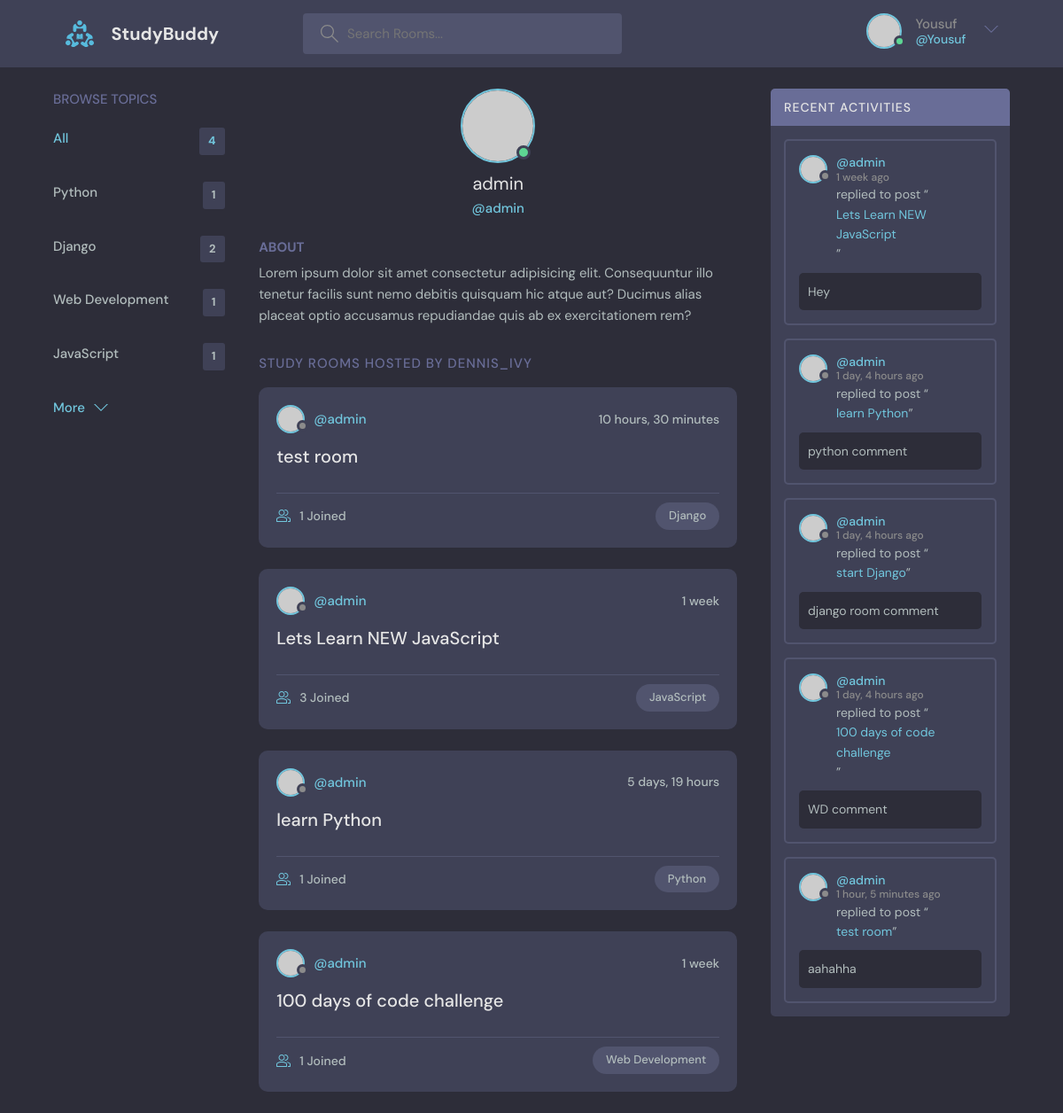
Page /profile/1 (signed in) on the committed database.
### base/models.py (models this page shows, shortened)
class Topic(models.Model):
    name = models.CharField(max_length=200)

class Room(models.Model):
    host = models.ForeignKey(User, on_delete=models.SET_NULL, null=True)
    topic = models.ForeignKey(Topic, on_delete=models.SET_NULL, null=True)
    name = models.CharField(max_length=200)
    description = models.TextField(null=True, blank=True)
    participants = models.ManyToManyField(User, related_name='participants', blank=True)
    updated = models.DateTimeField(auto_now=True)
    created = models.DateTimeField(auto_now_add=True)
    class Meta:
        ordering = ['-updated', '-created']

class Message(models.Model):
    user = models.ForeignKey(User, on_delete=models.CASCADE)
    room = models.ForeignKey(Room, on_delete=models.CASCADE)
    body = models.TextField()
    updated = models.DateTimeField(auto_now=True)
    created = models.DateTimeField(auto_now_add=True)

### base/views.py (the view)
# urls.py: path('profile/<str:pk>', views.profile, name='user-profile'),
def profile(request, pk):
    user = User.objects.get(id=pk)
    rooms = user.room_set.all()
    room_messages = user.message_set.all()
    topics = Topic.objects.all()
    context = {'user': user, 'rooms':rooms, 'room_messages':room_messages, 'topics':topics}
    return render(request, 'base/profile.html', context)

### base/templates/base/profile.html (shortened to what this page needs)
{% extends 'main.html' %}
{% block content %}
  <main class="profile-page layout layout--3">
    <div class="container">
      {% include 'base/topics_component.html' %}
      <div class="roomList">
        <div class="profile">
          <div class="profile__avatar">
            <div class="avatar avatar--large active">
              <img src="https://randomuser.me/api/portraits/men/11.jpg" />
            </div>
          </div>
          <div class="profile__info">
            <h3>{{user.username}}</h3>
            <p>@{{user.username}}</p>
          </div>
          <div class="profile__about">
            <h3>About</h3>
            <p>
              Lorem ipsum dolor sit amet consectetur adipisicing elit. Consequuntur illo tenetur
              facilis sunt nemo debitis quisquam hic atque aut? Ducimus alias placeat optio
              accusamus repudiandae quis ab ex exercitationem rem?
            </p>
          </div>
        </div>
        <div class="roomList__header">
          <div>
            <h2>Study Rooms Hosted by dennis_ivy</a>
            </h2>
          </div>
        </div>
        {% include 'base/feed_component.html' %}
      </div>
      {% include 'base/activity_component.html' %}
    </div>
  </main>
</body>
</html>
{% endblock %}

### templates/navbar.html (shortened to what this page needs)
{% load static %}
<link rel="stylesheet" href="{% static 'css/main.css' %}" />
<header class="header header--loggedIn">
    <div class="container">
      <a href="/" class="header__logo">
        <img src="{% static 'images/logo.svg' %}" />
        <h1>StudyBuddy</h1>
      </a>
      <form class="header__search">
        <label>
          <input type="text" name="q" placeholder="Search Rooms...">
        </label>
      </form>
      <nav class="header__menu">
        {% if user.is_authenticated %}
        <div class="header__user">
            <a href="{% url 'user-profile' request.user.id %}">
              <div class="avatar avatar--medium active">
                <img src="https://randomuser.me/api/portraits/men/37.jpg" />
              </div>
              <p>{{request.user.username}} <span>@{{request.user.username}}</span></p>
            </a>
            <button class="dropdown-button">
              <svg version="1.1" xmlns="http://www.w3.org/2000/svg" width="32" height="32" viewBox="0 0 32 32">
                <title>chevron-down</title>
                <path d="M16 21l-13-13h-3l16 16 16-16h-3l-13 13z"></path>
              </svg>
            </button>
          </div>
        {% else %}
        <a href="{% url 'login' %}">
            <img src="{% static '/images/avatar.svg' %}" />
            <p>Login</p>
          </a>
        {% endif %}
      </nav>
    </div>
</header>

### base/templates/base/topics_component.html
        <div class="topics">
            <div class="topics__header">
              <h2>Browse Topics</h2>
            </div>
            <ul class="topics__list">
              <li>
                <a href="/" class="active">All <span>{{topics.count}}</span></a>
              </li>
              {% for topic in topics %}
              <li>
                <a href="{% url 'home' %}?q={{topic.name}}">{{topic.name}} <span>{{topic.room_set.all.count}}</span></a>
              </li>
              {% endfor %}
            </ul>
            <a class="btn btn--link" href="topics.html">
              More
              <svg version="1.1" xmlns="http://www.w3.org/2000/svg" width="32" height="32" viewBox="0 0 32 32">
                <title>chevron-down</title>
                <path d="M16 21l-13-13h-3l16 16 16-16h-3l-13 13z"></path>
              </svg>
            </a>
          </div>

### base/templates/base/feed_component.html (shortened to what this page needs)
<div class="roomList">
    {% for room in rooms %}
    <div class="roomListRoom">
      <div class="roomListRoom__header">
        <a href="{% url 'user-profile' room.host.id %}" class="roomListRoom__author">
          <div class="avatar avatar--small">
            <img src="https://randomuser.me/api/portraits/women/11.jpg" />
          </div>
          <span>@{{room.host.username}}</span>
        </a>
        <div class="roomListRoom__actions">
          <span>{{room.created|timesince}}</span>
        </div>
      </div>
      <div class="roomListRoom__content">
        <a href="{% url 'room' room.id %}">{{room.name}}</a>
      </div>
      <div class="roomListRoom__meta">
        <a href="{% url 'room' room.id %}" class="roomListRoom__joined">
          {{room.participants.all.count}} Joined
        </a>
        <p class="roomListRoom__topic">{{room.topic.name}}</p>
      </div>
    </div>
    {% endfor %}
</div>

### base/templates/base/activity_component.html (shortened to what this page needs)
<div class="activities">
    <div class="activities__header">
      <h2>Recent Activities</h2>
    </div>
    {% for recent in room_messages%}
    <div class="activities__box">
      <div class="activities__boxHeader roomListRoom__header">
        <a href="{% url 'user-profile' recent.user.id %}" class="roomListRoom__author">
          <div class="avatar avatar--small">
            <img src="https://randomuser.me/api/portraits/women/11.jpg" />
          </div>
          <p>
            @{{recent.user}}
            <span>{{recent.created|timesince}} ago</span>
          </p>
        </a>
      </div>
      <div class="activities__boxContent">
        <p>replied to post “<a href="{% url 'room' recent.room.id %}">{{recent.room.name}}</a>”</p>
        <div class="activities__boxRoomContent">
            {{recent.body}}
        </div>
      </div>
    </div>
    {% endfor %}
  </div>

### rows in the picture
Topic: name "Python", room_set.all.count "1"
Topic: name "Django", room_set.all.count "2"
Topic: name "Web Development", room_set.all.count "1"
Topic: name "JavaScript", room_set.all.count "1"
Room: host.username "admin", created "10 hours, 30 minutes", name "test room", participants.all.count "1", topic.name "Django"
Room: host.username "admin", created "1 week", name "Lets Learn NEW JavaScript", participants.all.count "3", topic.name "JavaScript"
Room: host.username "admin", created "5 days, 19 hours", name "learn Python", participants.all.count "1", topic.name "Python"
Room: host.username "admin", created "1 week", name "100 days of code challenge", participants.all.count "1", topic.name "Web Development"
Message: user "admin", created "1 week", room.name "Lets Learn NEW JavaScript", body "Hey"
Message: user "admin", created "1 day, 4 hours", room.name "learn Python", body "python comment"
Message: user "admin", created "1 day, 4 hours", room.name "start Django", body "django room comment"
Message: user "admin", created "1 day, 4 hours", room.name "100 days of code challenge", body "WD comment"
Message: user "admin", created "1 hour, 5 minutes", room.name "test room", body "aahahha"

### other values in the picture
{{ request.user.username }} "Yousuf"
{{ topics.count }} "4"
{{ user.username }} "admin"
